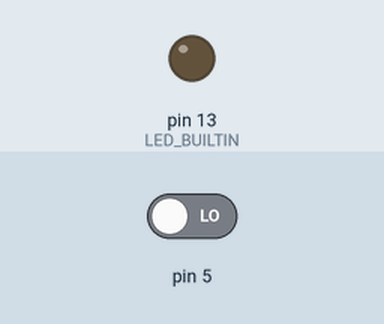
Simulated run of this sketch. Board: Arduino Uno, built with avr-gcc and run on an emulated ATmega328P. Shown: output pins drawn as LEDs (lit = HIGH). The inputs (shaded band) are chosen by the test bench; at power-on: pin 5 LOW.

Above: at 1.2 s.
1.3 s: pin 5 driven HIGH
At 2.2 s:
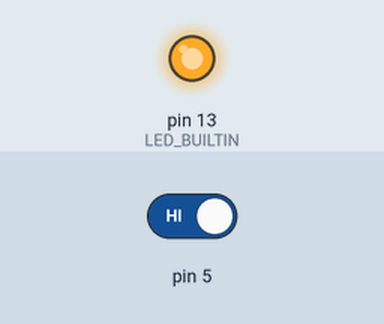
2.8 s: pin 5 driven LOW
At 3.4 s:
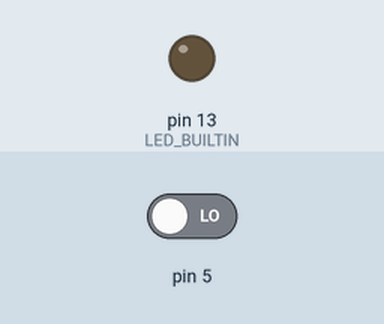
Timing chart, 0 to 5.8 s (numbered marks = the images above; inputs shaded):
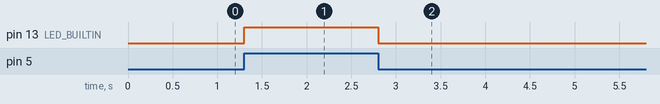

Measured:
- after the input at 1.3 s, pin 13 (LED_BUILTIN): LOW → HIGH at once
- after the input at 2.8 s, pin 13 (LED_BUILTIN): HIGH → LOW at once

The sketch:

cabinet-member.ino
```cpp
void setup() {
  // put your setup code here, to run once:

  // OUTPUT pin to send "launch" signal
  pinMode(13, OUTPUT);

  // Input pin to read button press
  pinMode(5, INPUT);


  //   +5V
  //   |
  //   |
  //   o
  //  (button)
  //   o------------------|
  //   |                  W
  //   |                  W (pull down resistor, 10k ohm)
  //   o (pin 5)          W
  //                      |
  //                      |
  //                    _____
  //                     ___
  //                      _
}

void loop() {
  // put your main code here, to run repeatedly:
  if (digitalRead(5) == HIGH){
    digitalWrite(LED_BUILTIN, HIGH);   // turn the LED on (HIGH is the voltage level)
  }else{
    digitalWrite(LED_BUILTIN, LOW);    // turn the LED off by making the voltage LOW
  }
}
```
